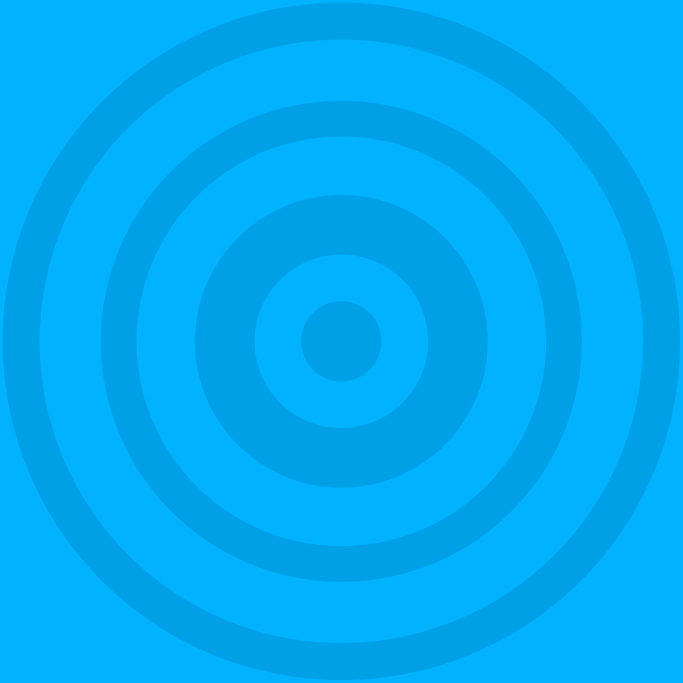
#> input picture background.png, 2048 x 2048 px (shown at 1/3 size)
$ python genimg.py center.png
#> lines starting #> are read from the running program, lines starting #| are printed output that depends on the picture; pictures that were not available may be replaced by others from this repository, and a replacement may not be noted
from PIL import Image
import sys
import math

args = []

for i, arg in enumerate(sys.argv):
  args.append(arg)

center = Image.open("background.png")
#> center is the input picture: PIL image 2048x2048 RGBA; mean R, G, B, A 0, 171.3, 245.7, 255

ringsFiles = ["ring6.png","ring5.png","ring4.png","ring3.png","ring2.png","ring1.png","ring0.png"]
tzFiles = ["timezones6","timezones5","timezones4","timezones3","timezones2","timezones1","timezones0"]
ringSpeeds = [0.25, 1, -2, 1.5, 1, -2, 0] # num rotations per year

if "--clean" in args:
  for i in range(len(tzFiles)):
    tzFiles[i] = tzFiles[i] + "_clean.png"
else:
  for i in range(len(tzFiles)):
    tzFiles[i] = tzFiles[i] + ".png"

y = int(input("What year is it? "))
#> the answer given: 3
m = int(input("What month is it? "))-1
#> the answer given: 1
d = int(input("What day is it? "))
#> the answer given: 3

dayOfYear = 360 * y + 30* m + d

for i in range(len(ringsFiles)):
  temp = Image.open(ringsFiles[i])
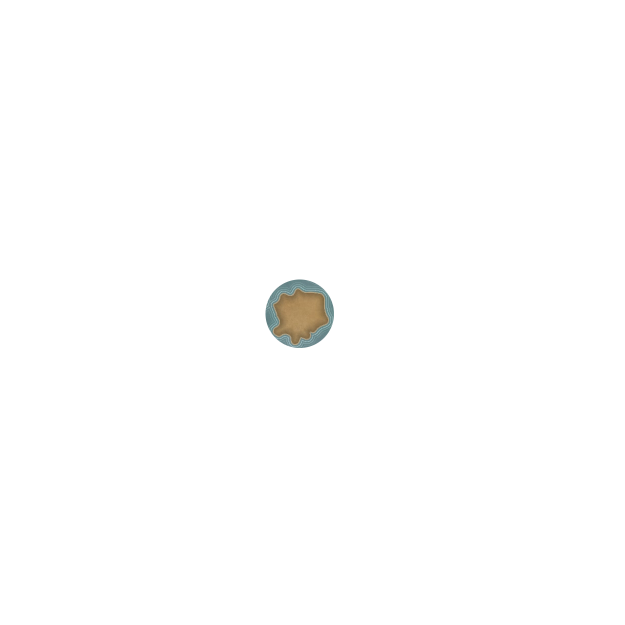
#> input picture center.png, 1250 x 1250 px, given in place of ring6.png, which was not available (shown at 1/2 size)
#> temp is the input picture: PIL image 1250x1250 RGBA; mean R, G, B, A 1.4, 1.3, 1.1, 2.4
  temp = temp.rotate(angle=-ringSpeeds[i]*(dayOfYear-1296)) # 360 days per year
  center.paste(temp, (0,0), temp)
  if "--timezones" in args:
    temp1 = Image.open(tzFiles[i])
    temp1 = temp1.rotate(angle=-ringSpeeds[i]*(dayOfYear-1296)) # 360 days per year
    center.paste(temp1,(0,0),temp1)
#> pass 2 of the loop `for i in range(len(ringsFiles)):`:
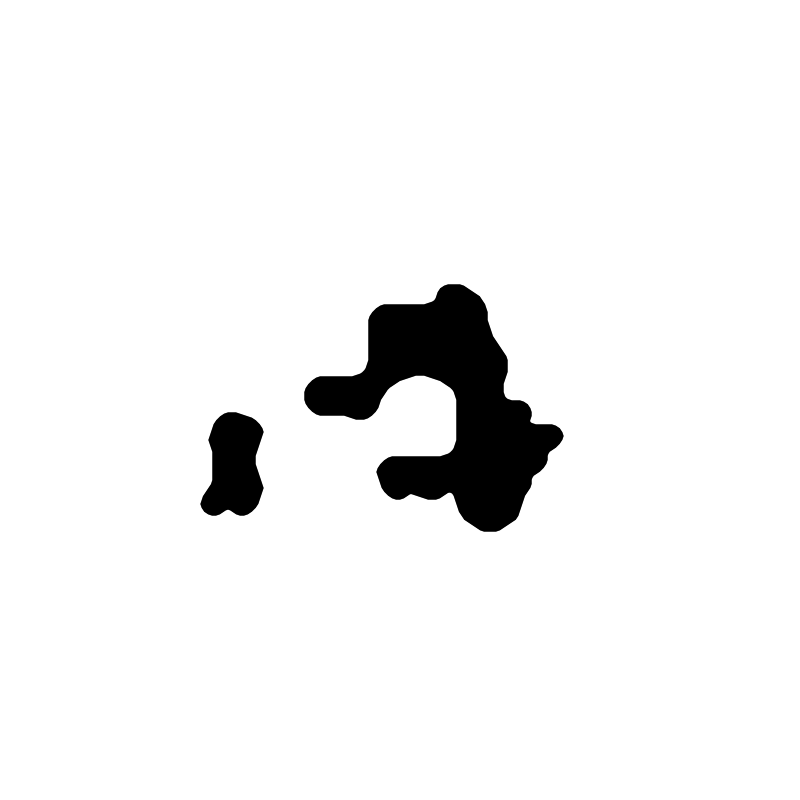
#> input picture poggers2.png, 3200 x 3200 px, given in place of ring5.png, which was not available (shown at 1/4 size)
#> temp is the input picture: PIL image 3200x3200 RGBA; mean R, G, B, A 242, 242, 242, 255
#> `temp = temp.rotate(angle=-ringSpeeds[i]*(dayOfYear-1296))`:
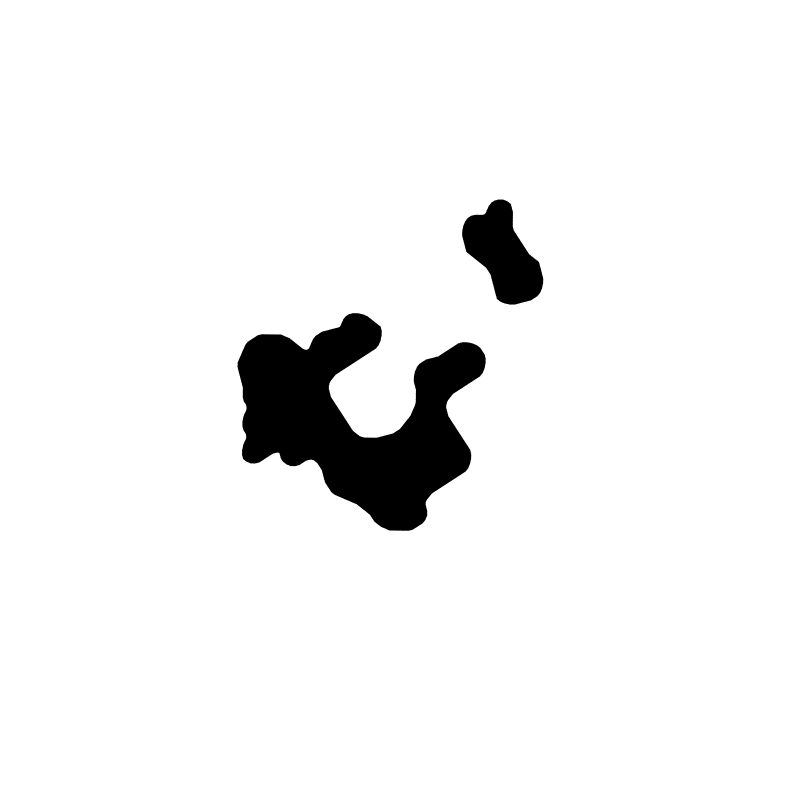
#> temp: PIL image 3200x3200 RGBA (shown at 1/4 size); mean R, G, B, A 201, 201, 201, 214; transparent parts drawn white
#> `center.paste(temp, (0,0), temp)`:
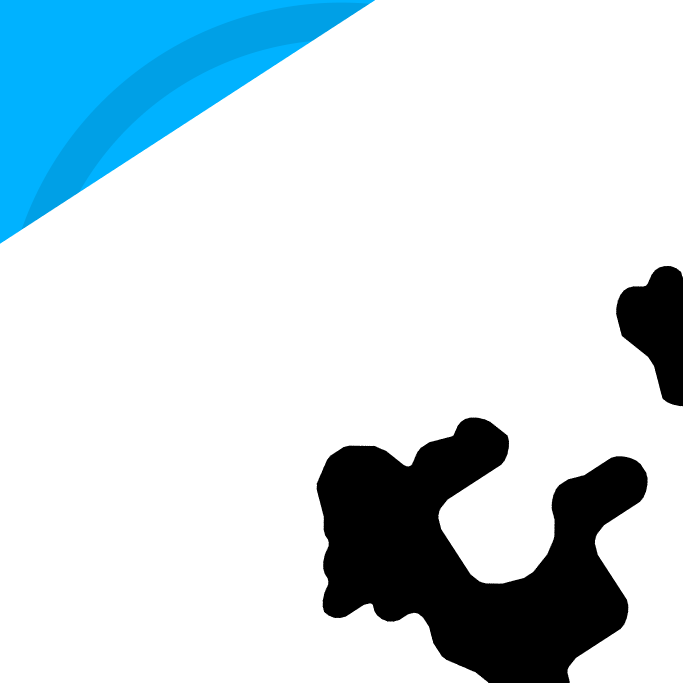
#> center: PIL image 2048x2048 RGBA (shown at 1/3 size); mean R, G, B, A 200.5, 217.5, 224.8, 255
#> pass 3 of the loop `for i in range(len(ringsFiles)):`:
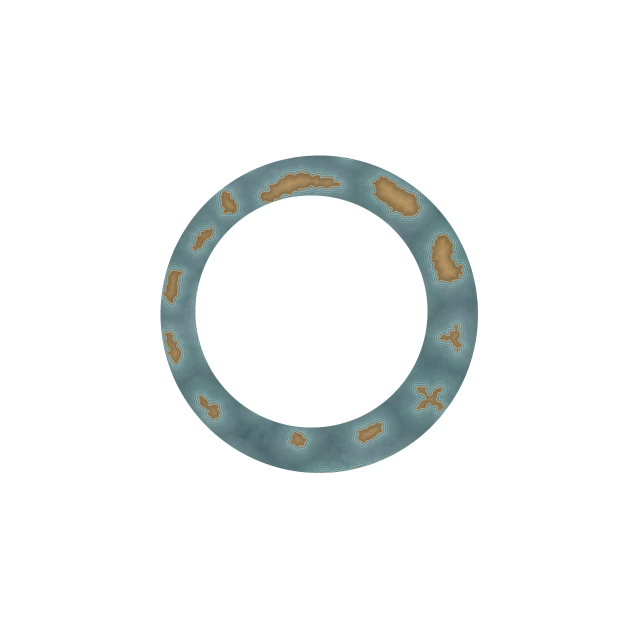
#> input picture ring4.png, 1250 x 1250 px (shown at 1/2 size)
#> temp is the input picture: PIL image 1250x1250 RGBA; mean R, G, B, A 38.3, 40.2, 39.9, 51.7
#> `temp = temp.rotate(angle=-ringSpeeds[i]*(dayOfYear-1296))`:
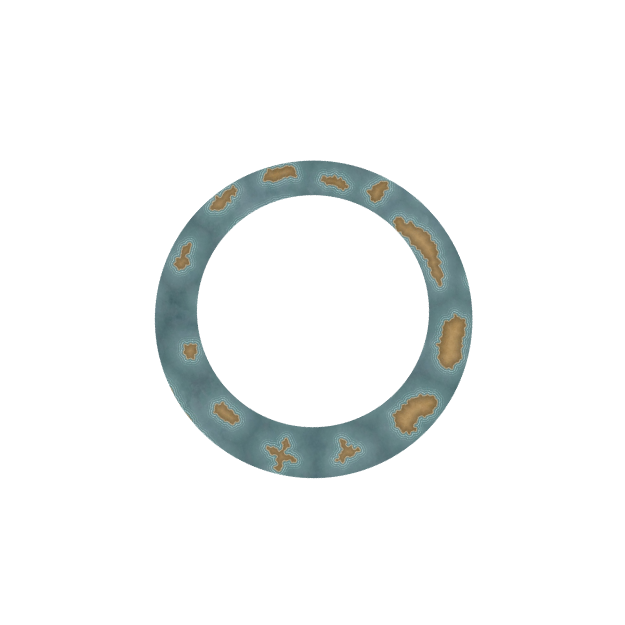
#> temp: PIL image 1250x1250 RGBA (shown at 1/2 size); mean R, G, B, A 38.3, 40.2, 39.9, 51.7; transparent parts drawn white
#> `center.paste(temp, (0,0), temp)`:
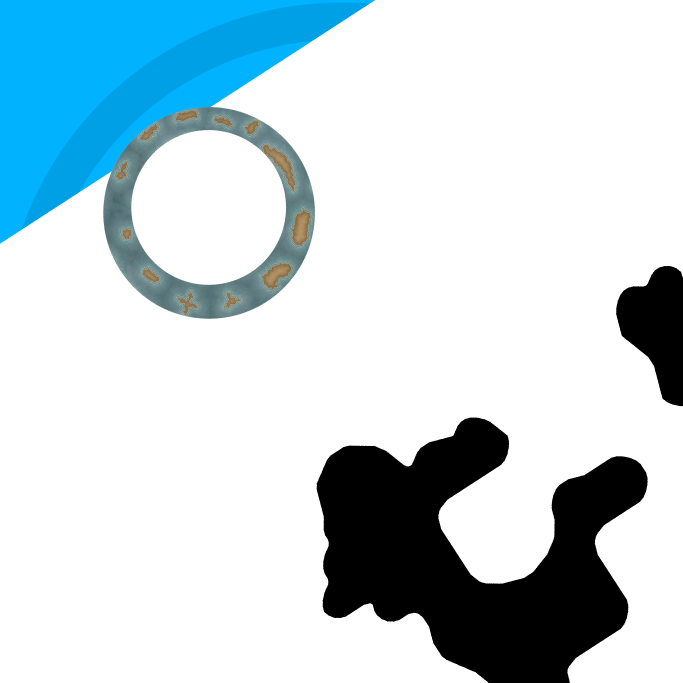
#> center: PIL image 2048x2048 RGBA (shown at 1/3 size); mean R, G, B, A 196.3, 213.4, 220.4, 255; transparent parts drawn white
#> the loop made 7 passes; the first 3 are shown

if "--sun" in args:
  sun = Image.open("sun.png")
  n = 30 * m + d
  n = abs(135 - n) % 360
  ratio = 1-(n/180 * 0.3)
  sun = sun.resize((int(ratio * 2048), int(ratio * 2048)))
  center.paste(sun,(1024-int(ratio * 1024),1024-int(ratio * 1024)),sun)

center.save("out.png")
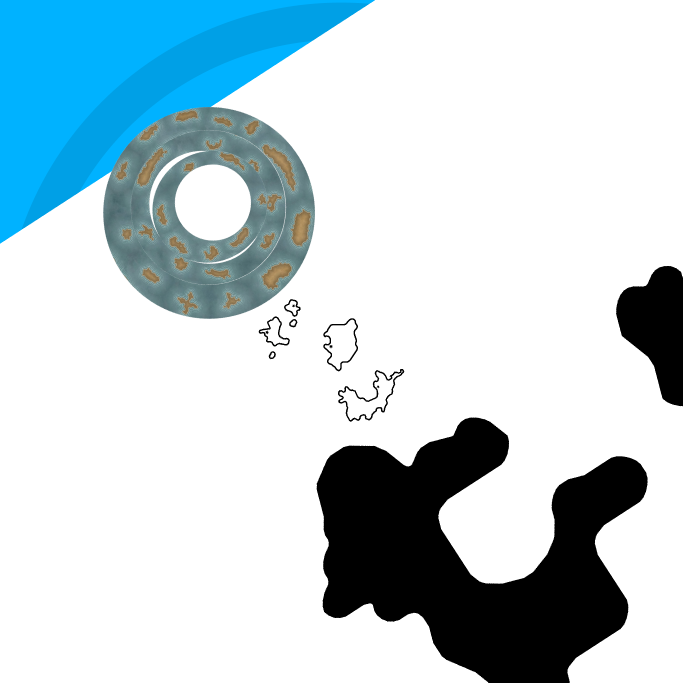
#> saved as out.png: PIL image 2048x2048 RGBA (shown at 1/3 size); mean R, G, B, A 191.6, 209.3, 216.2, 254.9; transparent parts drawn white
